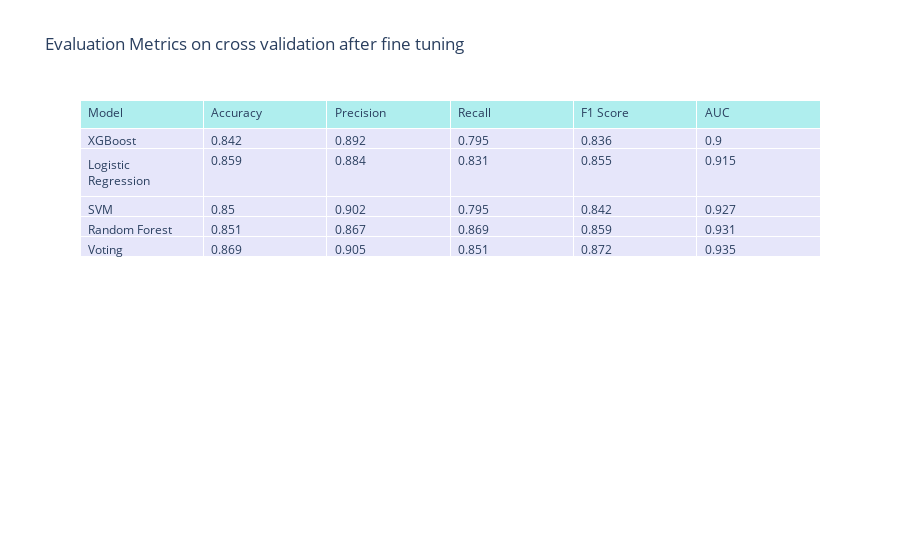

Notebook code for this chart:
### Markdown cell above
### cross validation

### Code cell
metrics_cross_tuned_xgb = get_crossvalidation_metrics(classifiers_tuned_xgb, X_train, y_train)
plot_metrics_table(metrics_cross_tuned_xgb, title="Evaluation Metrics on cross validation after fine tuning")

### Figure 1 — Plotly figure (JSON) as saved in the notebook; plotly's stock layout.template omitted (floating-point values rounded to 4 significant figures)
{"data": [{"cells": {"align": "left", "fill": {"color": "lavender"}, "values": [["XGBoost", "Logistic Regression", "SVM", "Random Forest", "Voting"], [0.842, 0.859, 0.85, 0.851, 0.869], [0.892, 0.884, 0.902, 0.867, 0.905], [0.795, 0.831, 0.795, 0.869, 0.851], [0.836, 0.855, 0.842, 0.859, 0.872], [0.9, 0.915, 0.927, 0.931, 0.935]]}, "header": {"align": "left", "fill": {"color": "paleturquoise"}, "values": ["Model", "Accuracy", "Precision", "Recall", "F1 Score", "AUC"]}, "type": "table"}], "layout": {"title": {"text": "Evaluation Metrics on cross validation after fine tuning"}}}
